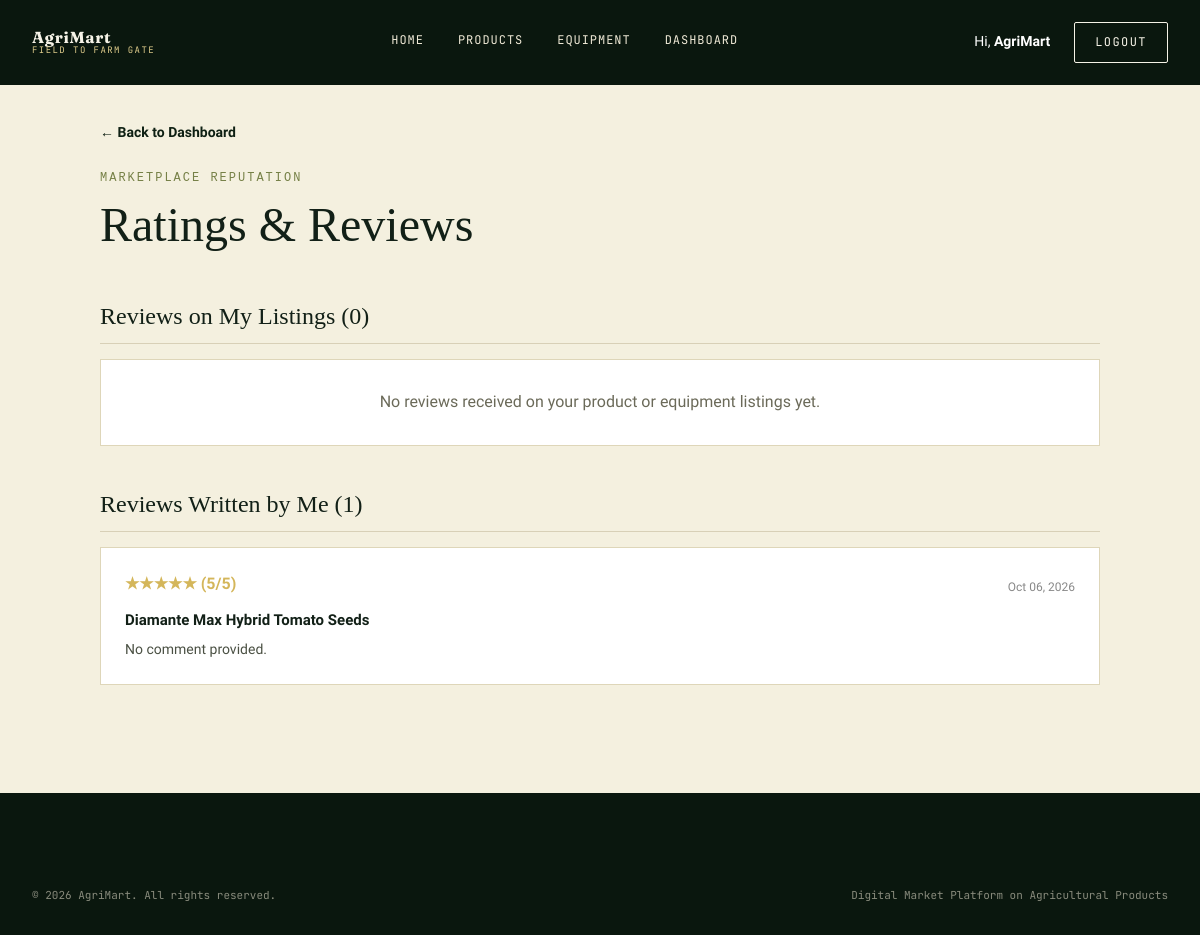
The app's page /reviews.php (signed in) with its own data.
### tables this page shows
CREATE TABLE `reviews` (
  `review_id` int(10) unsigned NOT NULL AUTO_INCREMENT,
  `reviewer_id` int(10) unsigned NOT NULL,
  `product_id` int(10) unsigned DEFAULT NULL,
  `equipment_id` int(10) unsigned DEFAULT NULL,
  `order_id` int(10) unsigned DEFAULT NULL,
  `booking_id` int(10) unsigned DEFAULT NULL,
  `rating` tinyint(3) unsigned NOT NULL,
  `review_text` text DEFAULT NULL,
  `created_at` timestamp NOT NULL DEFAULT current_timestamp(),
  PRIMARY KEY (`review_id`),
  KEY `fk_review_product` (`product_id`),
  KEY `fk_review_equipment` (`equipment_id`),
  KEY `fk_review_order` (`order_id`),
  KEY `fk_review_booking` (`booking_id`),
  KEY `idx_review_user` (`reviewer_id`),
  CONSTRAINT `fk_review_booking` FOREIGN KEY (`booking_id`) REFERENCES `bookings` (`booking_id`) ON DELETE SET NULL ON UPDATE CASCADE,
  CONSTRAINT `fk_review_equipment` FOREIGN KEY (`equipment_id`) REFERENCES `equipment` (`equipment_id`) ON DELETE SET NULL ON UPDATE CASCADE,
  CONSTRAINT `fk_review_order` FOREIGN KEY (`order_id`) REFERENCES `orders` (`order_id`) ON DELETE SET NULL ON UPDATE CASCADE,
  CONSTRAINT `fk_review_product` FOREIGN KEY (`product_id`) REFERENCES `products` (`product_id`) ON DELETE SET NULL ON UPDATE CASCADE,
  CONSTRAINT `fk_review_user` FOREIGN KEY (`reviewer_id`) REFERENCES `users` (`user_id`) ON DELETE CASCADE ON UPDATE CASCADE
);

CREATE TABLE `products` (
  `product_id` int(10) unsigned NOT NULL AUTO_INCREMENT,
  `user_id` int(10) unsigned NOT NULL,
  `category_id` int(10) unsigned NOT NULL,
  `product_name` varchar(150) NOT NULL,
  `description` text DEFAULT NULL,
  `price` decimal(10,2) NOT NULL DEFAULT 0.00,
  `quantity` int(10) unsigned NOT NULL DEFAULT 0,
  `unit` varchar(50) DEFAULT 'kg',
  `image_url` varchar(255) DEFAULT NULL,
  `status` enum('active','inactive','sold','deleted','archived') NOT NULL DEFAULT 'active',
  `created_at` timestamp NOT NULL DEFAULT current_timestamp(),
  `updated_at` timestamp NOT NULL DEFAULT current_timestamp() ON UPDATE current_timestamp(),
  `admin_deactivated` tinyint(1) NOT NULL DEFAULT 0,
  `deactivation_reason` varchar(255) DEFAULT NULL,
  `retrieval_message` text DEFAULT NULL,
  `retrieval_status` enum('none','pending','approved','rejected') NOT NULL DEFAULT 'none',
  `retrieval_requested_at` datetime DEFAULT NULL,
  PRIMARY KEY (`product_id`),
  KEY `idx_product_user` (`user_id`),
  KEY `idx_product_category` (`category_id`),
  KEY `idx_product_name` (`product_name`),
  CONSTRAINT `fk_product_category` FOREIGN KEY (`category_id`) REFERENCES `categories` (`category_id`) ON UPDATE CASCADE,
  CONSTRAINT `fk_product_user` FOREIGN KEY (`user_id`) REFERENCES `users` (`user_id`) ON DELETE CASCADE ON UPDATE CASCADE
);

### reviews.php (the view, shortened to what this page needs)
<?php
require_once 'config.php';
$userId = (int) $_SESSION['user_id'];
$fullName = $_SESSION['full_name'] ?? 'User';
$parts = explode(' ', trim($fullName));
$firstName = $parts[0] ?? 'User';
$myReviewsSql = "
    SELECT r.*, p.product_name, e.equipment_name
    FROM reviews r
    LEFT JOIN products p ON r.product_id = p.product_id
    LEFT JOIN equipment e ON r.equipment_id = e.equipment_id
    WHERE r.reviewer_id = ?
    ORDER BY r.review_id DESC
";
$mStmt = $conn->prepare($myReviewsSql);
$mStmt->bind_param('i', $userId);
$mStmt->execute();
$myReviews = $mStmt->get_result()->fetch_all(MYSQLI_ASSOC);
$recvSql = "
    SELECT r.*, p.product_name, e.equipment_name, u.full_name AS reviewer_name
    FROM reviews r
    LEFT JOIN products p ON r.product_id = p.product_id
    LEFT JOIN equipment e ON r.equipment_id = e.equipment_id
    LEFT JOIN users u ON r.reviewer_id = u.user_id
    WHERE p.user_id = ? OR e.user_id = ?
    ORDER BY r.review_id DESC
";
$rStmt = $conn->prepare($recvSql);
$rStmt->bind_param('ii', $userId, $userId);
$rStmt->execute();
$receivedReviews = $rStmt->get_result()->fetch_all(MYSQLI_ASSOC);
?>
<!DOCTYPE html>
<html lang="en">
<head>
    <link rel="stylesheet" href="css/style.css">
</head>
<body>
<header class="site-header">
<div class="wrap">
    <a href="index.php" class="logo">
        <span class="logo-text"><b>AgriMart</b><span>Field to Farm Gate</span></span>
    </a>
    <nav class="main-nav">
        <a href="index.php">Home</a>
        <a href="products.php">Products</a>
        <a href="equipment.php">Equipment</a>
        <a href="dashboard.php">Dashboard</a>
    </nav>
    <div class="header-actions">
        <span style="color:#fff; font-size:14px; margin-right:10px;">Hi, <strong><?= htmlspecialchars($firstName) ?></strong></span>
        <a href="logout.php" class="btn btn-light">Logout</a>
    </div>
</div>
</header>
<main class="page-wrap">
    <a href="dashboard.php" style="display:inline-block; margin-bottom:20px; color:var(--forest-900); font-weight:600; text-decoration:none; font-size:14px;">← Back to Dashboard</a>
    <div class="page-header">
        <span class="eyebrow" style="color:#768047; font-family:monospace; text-transform:uppercase; letter-spacing:2px; font-size:12px;">Marketplace Reputation</span>
        <h1>Ratings & Reviews</h1>
    </div>
    <h2 style="font-family:Georgia,serif; font-size:24px; color:#122017; margin:0 0 15px; border-bottom:1px solid #d8d0b7; padding-bottom:8px;">
        Reviews on My Listings (<?= count($receivedReviews) ?>)
    </h2>
    <?php if (empty($receivedReviews)): ?>
        <div style="background:#fff; border:1px solid #ded6b9; padding:30px; margin-bottom:40px; text-align:center; color:#6b6a59;">
            No reviews received on your product or equipment listings yet.
        </div>
    <?php endif; ?>
    <h2 style="font-family:Georgia,serif; font-size:24px; color:#122017; margin:40px 0 15px; border-bottom:1px solid #d8d0b7; padding-bottom:8px;">
        Reviews Written by Me (<?= count($myReviews) ?>)
    </h2>
    <?php if (empty($myReviews)): ?>
        <div style="background:#fff; border:1px solid #ded6b9; padding:30px; text-align:center; color:#6b6a59;">
            You haven't written any product or equipment reviews yet.
        </div>
    <?php else: ?>
        <?php foreach ($myReviews as $rev): ?>
            <div class="review-card">
                <div style="display:flex; justify-content:space-between; align-items:center; margin-bottom:6px;">
                    <div class="star-box"><?= str_repeat('★', (int)$rev['rating']) ?> (<?= (int)$rev['rating'] ?>/5)</div>
                    <span style="font-size:12px; color:#888;"><?= date('M d, Y', strtotime($rev['created_at'])) ?></span>
                </div>
                <div style="font-weight:600; color:#122017; font-size:15px; margin-bottom:6px;">
                    <?= htmlspecialchars($rev['product_name'] ?: ($rev['equipment_name'] ?: 'Item')) ?>
                </div>
                <p style="color:#4a5043; margin:0; line-height:1.6; font-size:14px;">
                    <?= nl2br(htmlspecialchars($rev['review_text'] ?: 'No comment provided.')) ?>
                </p>
            </div>
        <?php endforeach; ?>
    <?php endif; ?>
</main>
<footer class="site-footer">
<div class="wrap">
    <div class="footer-bottom">
        <span>© 2026 AgriMart. All rights reserved.</span>
        <span>Digital Market Platform on Agricultural Products</span>
    </div>
</div>
</footer>
</body>
</html>

### css/style.css (style rules this page uses)
:root { --forest-950:#0a170e; --forest-900:#0e2013; --forest-800:#17301c; --forest-600:#2f5233; --moss-500:#5c8a4a; --moss-400:#7fa968; --wheat-400:#cdb25e; --wheat-300:#e0cd8c; --cream-50:#f6f3e7; --cream-100:#efe9d6; --ink-900:#12140f; --font-display:'Fraunces', serif; --font-body:'Work Sans', sans-serif; --font-mono:'JetBrains Mono', monospace; --container: 1200px; --radius: 4px; }
*,*::before,*::after { box-sizing:border-box; }
html { scroll-behavior:smooth; }
body { margin:0; background:var(--cream-50); color:var(--ink-900); font-family:var(--font-body); line-height:1.55; -webkit-font-smoothing:antialiased; }
a { color:inherit; text-decoration:none; }
h1,h2,h3,h4 { font-family:var(--font-display); margin:0; font-weight:500; }
p { margin:0; }
.wrap { max-width:var(--container); margin:0 auto; padding:0 32px; }
.eyebrow { font-family:var(--font-mono); font-size:12px; letter-spacing:.14em; text-transform:uppercase; color:var(--wheat-400); }
.btn { display:inline-flex; align-items:center; gap:10px; padding:14px 28px; font-family:var(--font-mono); font-size:12px; letter-spacing:.12em; text-transform:uppercase; border-radius:2px; border:1px solid currentColor; background:transparent; transition:background .25s ease, color .25s ease, transform .15s ease; }
.btn-light { color:var(--cream-50); }
.site-header { position:fixed; top:0; left:0; right:0; z-index:100; padding:22px 0; transition:background .3s ease, padding .3s ease, box-shadow .3s ease; }
.site-header .wrap { display:flex; align-items:center; justify-content:space-between; gap:24px; }
.logo { display:flex; align-items:center; gap:10px; color:var(--cream-50); }
.logo-text { display:flex; flex-direction:column; line-height:1.1; }
.logo-text b { font-family:var(--font-display); font-size:16px; letter-spacing:.04em; }
.logo-text span { font-family:var(--font-mono); font-size:9px; letter-spacing:.16em; color:var(--wheat-300); text-transform:uppercase; }
.main-nav { display:flex; align-items:center; gap:34px; }
.main-nav a { color:var(--cream-100); font-family:var(--font-mono); font-size:12px; letter-spacing:.08em; text-transform:uppercase; padding-bottom:4px; border-bottom:1px solid transparent; transition:border-color .2s ease, color .2s ease; }
.header-actions { display:flex; align-items:center; gap:14px; }
.header-actions .btn { padding:10px 20px; }
.site-footer { background:var(--forest-950); color:var(--cream-100); padding:70px 0 30px; }
.footer-bottom { display:flex; justify-content:space-between; padding-top:24px; font-family:var(--font-mono); font-size:11px; opacity:.55; flex-wrap:wrap; gap:10px; }

### reviews.php (style rules this page uses)
body { margin: 0; background: #f4f0df; color: #162018; }
.site-header { background: var(--forest-950) !important; }
.page-wrap { width: min(1000px, 100% - 40px); margin: 0 auto; padding: 120px 0 90px; }
.page-header { margin-bottom: 35px; }
.page-header h1 { font-family: Georgia, serif; font-size: clamp(32px, 4vw, 48px); margin: 0; color: #122017; }
.review-card { background: #fff; border: 1px solid #ded6b9; padding: 24px; margin-bottom: 18px; }
.star-box { color: #d4b65a; font-size: 16px; font-weight: 700; margin-bottom: 6px; }

### records on screen
reviews: rating "★★★★★", rating "5", created_at "Oct 06, 2026", product.product_name "Diamante Max Hybrid Tomato Seeds", review_text "No comment provided."

### other values on screen
$firstName "AgriMart"
count($receivedReviews) "0"
count($myReviews) "1"
